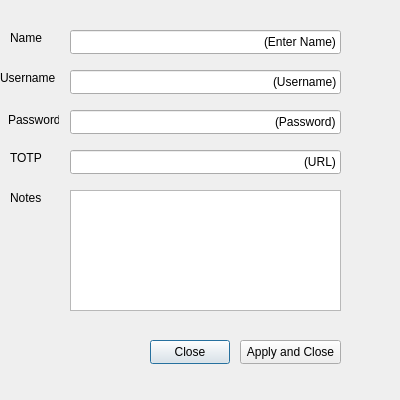
<?xml version="1.0" encoding="UTF-8"?>
<ui version="4.0">
 <class>Entry</class>
 <widget class="QDialog" name="Entry">
  <property name="geometry">
   <rect>
    <x>0</x>
    <y>0</y>
    <width>400</width>
    <height>400</height>
   </rect>
  </property>
  <property name="minimumSize">
   <size>
    <width>400</width>
    <height>400</height>
   </size>
  </property>
  <property name="windowTitle">
   <string>Dialog</string>
  </property>
  <widget class="QPushButton" name="pushButton">
   <property name="geometry">
    <rect>
     <x>150</x>
     <y>340</y>
     <width>80</width>
     <height>24</height>
    </rect>
   </property>
   <property name="text">
    <string>Close</string>
   </property>
  </widget>
  <widget class="QPushButton" name="pushButton_2">
   <property name="geometry">
    <rect>
     <x>240</x>
     <y>340</y>
     <width>101</width>
     <height>24</height>
    </rect>
   </property>
   <property name="text">
    <string>Apply and Close</string>
   </property>
  </widget>
  <widget class="QLineEdit" name="lineEdit">
   <property name="geometry">
    <rect>
     <x>70</x>
     <y>30</y>
     <width>271</width>
     <height>24</height>
    </rect>
   </property>
   <property name="text">
    <string>(Enter Name)</string>
   </property>
   <property name="alignment">
    <set>Qt::AlignRight|Qt::AlignTrailing|Qt::AlignVCenter</set>
   </property>
   <property name="dragEnabled">
    <bool>false</bool>
   </property>
  </widget>
  <widget class="QLabel" name="label">
   <property name="geometry">
    <rect>
     <x>10</x>
     <y>30</y>
     <width>49</width>
     <height>16</height>
    </rect>
   </property>
   <property name="text">
    <string>Name</string>
   </property>
  </widget>
  <widget class="QLabel" name="label_2">
   <property name="geometry">
    <rect>
     <x>0</x>
     <y>70</y>
     <width>61</width>
     <height>16</height>
    </rect>
   </property>
   <property name="text">
    <string>Username</string>
   </property>
  </widget>
  <widget class="QLineEdit" name="lineEdit_2">
   <property name="geometry">
    <rect>
     <x>70</x>
     <y>70</y>
     <width>271</width>
     <height>24</height>
    </rect>
   </property>
   <property name="text">
    <string>(Username)</string>
   </property>
   <property name="alignment">
    <set>Qt::AlignRight|Qt::AlignTrailing|Qt::AlignVCenter</set>
   </property>
  </widget>
  <widget class="QLineEdit" name="lineEdit_3">
   <property name="geometry">
    <rect>
     <x>70</x>
     <y>110</y>
     <width>271</width>
     <height>24</height>
    </rect>
   </property>
   <property name="text">
    <string>(Password)</string>
   </property>
   <property name="alignment">
    <set>Qt::AlignRight|Qt::AlignTrailing|Qt::AlignVCenter</set>
   </property>
  </widget>
  <widget class="QLabel" name="label_3">
   <property name="geometry">
    <rect>
     <x>8</x>
     <y>110</y>
     <width>51</width>
     <height>20</height>
    </rect>
   </property>
   <property name="text">
    <string>Password</string>
   </property>
  </widget>
  <widget class="QLineEdit" name="lineEdit_4">
   <property name="geometry">
    <rect>
     <x>70</x>
     <y>150</y>
     <width>271</width>
     <height>24</height>
    </rect>
   </property>
   <property name="text">
    <string>(URL)</string>
   </property>
   <property name="alignment">
    <set>Qt::AlignRight|Qt::AlignTrailing|Qt::AlignVCenter</set>
   </property>
  </widget>
  <widget class="QLabel" name="label_4">
   <property name="geometry">
    <rect>
     <x>10</x>
     <y>150</y>
     <width>49</width>
     <height>16</height>
    </rect>
   </property>
   <property name="text">
    <string>TOTP</string>
   </property>
  </widget>
  <widget class="QTextEdit" name="textEdit">
   <property name="geometry">
    <rect>
     <x>70</x>
     <y>190</y>
     <width>271</width>
     <height>121</height>
    </rect>
   </property>
  </widget>
  <widget class="QLabel" name="label_5">
   <property name="geometry">
    <rect>
     <x>10</x>
     <y>190</y>
     <width>49</width>
     <height>16</height>
    </rect>
   </property>
   <property name="text">
    <string>Notes</string>
   </property>
  </widget>
 </widget>
 <resources/>
 <connections/>
</ui>
